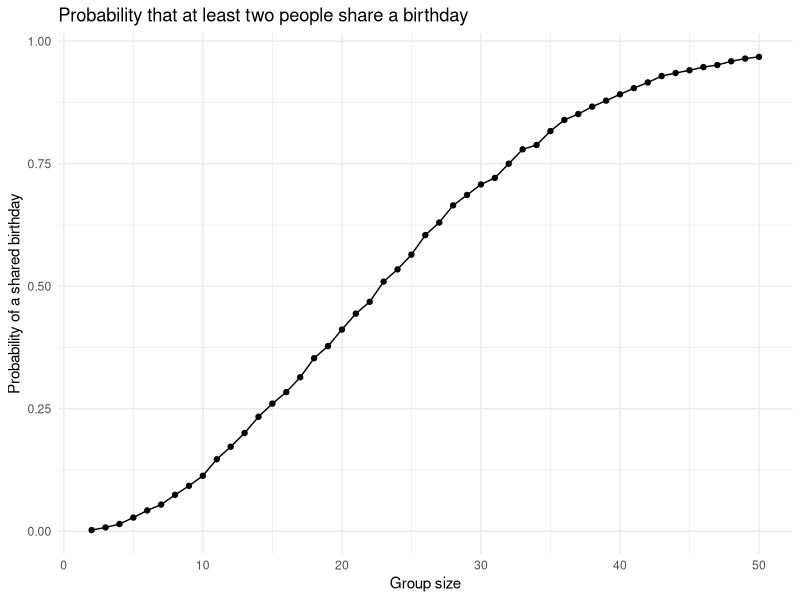

The R source for this figure: (Note: this script raises an error after producing the figure.)
## ---- chunk 1
library(tidyverse)

knitr::opts_chunk$set(
  fig.width = 6,
  fig.asp = .6,
  out.width = "90%"
)

theme_set(theme_minimal() + theme(legend.position = "bottom"))

options(
  ggplot2.continuous.colour = "viridis",
  ggplot2.continuous.fill = "viridis"
)

scale_colour_discrete = scale_colour_viridis_d
scale_fill_discrete = scale_fill_viridis_d
## ---- chunk 2
birthday_repeated = function(n_room) {

  birthdays = sample(1:365, size = n_room, replace = TRUE)

  repeated_bday = length(unique(birthdays)) < n_room

  repeated_bday

}
## ---- chunk 3
birthday_repeated(10)
## ---- chunk 4
birthday_results_df =
  expand_grid(
    number_of_people = 2:50,
    iter = 1:10000
  ) |>
  mutate(
    repeated = map_lgl(number_of_people, birthday_repeated)
  ) |>
  group_by(number_of_people) |>
  summarize(prob_of_repeat = mean(repeated))
## ---- chunk 5
birthday_results_df |>
  ggplot(aes(x = number_of_people, y = prob_of_repeat)) +
  geom_point() +
  geom_line() +
  labs(
    title = "Probability that at least two people share a birthday",
    x = "Group size",
    y = "Probability of a shared birthday"
  )
## ---- chunk 6
first_over_half =
  birthday_results_df |>
  filter(prob_of_repeat > 0.5) |>
  pull(number_of_people) |>
  min()

prob_23 =
  birthday_results_df |>
  filter(number_of_people == 23) |>
  pull(prob_of_repeat)

prob_50 =
  birthday_results_df |>
  filter(number_of_people == 50) |>
  pull(prob_of_repeat)
## ---- chunk 7
study_df = 
  tibble(
    files = list.files("data/"),
    path = str_c("data/", files)
  ) |> 
  mutate(data = map(path, read_csv, show_col_types = FALSE)) |> 
  unnest(data) |> 
  mutate(files = str_remove(files, ".csv")) |> 
  separate(files, into = c("arm", "subject_id"), sep = "_") |> 
  mutate(
    arm = case_match(
      arm, 
      "con" ~ "control", 
      "exp" ~ "experimental"
    )
  ) |> 
  pivot_longer(
    week_1:week_8,
    names_to = "week",
    names_prefix = "week_",
    values_to = "observation"
  ) |> 
  mutate(week = as.numeric(week)) |> 
  select(arm, subject_id, week, observation)

study_df
## ---- chunk 8
study_df |>
  ggplot(aes(x = week, y = observation, group = str_c(arm, subject_id), color = arm)) +
  geom_line() +
  geom_point(alpha = .5) +
  scale_color_viridis_d((end = 0.9)) +
  labs(
    title = "Observations on each subject over time",
    x = "Week",
    y = "Observation",
    color = "Arm"
  )

arm_means_df = 
  study_df |> 
  filter(week %in% c(1, 8)) |> 
  group_by(arm, week) |> 
  summarize(mean_obs = mean(observation), .groups = "drop")

con_wk1 = arm_means_df |> 
  filter(arm == "control", week == 1) |>
  pull(mean_obs)

con_wk8 = arm_means_df |> 
  filter(arm == "control", week == 8) |> 
  pull(mean_obs)

exp_wk1 = arm_means_df |> 
  filter(arm == "experimental", week == 1) |> 
  pull(mean_obs)

exp_wk8 = arm_means_df |> 
  filter(arm == "experimental", week == 8) |> 
  pull(mean_obs)
## ---- chunk 9
sim_t_test = function(mu, n = 30, sigma = 5) {

  sim_data =
    tibble(
      x = rnorm(n, mean = mu, sd = sigma)
    )

  t.test(sim_data |> pull(x), mu = 0, conf.level = 0.95) |>
    broom::tidy() |>
    select(mu_hat = estimate, p_value = p.value)

}
## ---- chunk 10
sim_t_test(mu = 0)
## ---- chunk 11
sim_results_df =
  expand_grid(
    true_mu = 0:6,
    iter = 1:5000
  ) |>
  mutate(
    est_df = map(true_mu, sim_t_test)
  ) |>
  unnest(est_df) |>
  mutate(rejected = p_value < 0.05)
## ---- chunk 12
power_df =
  sim_results_df |>
  group_by(true_mu) |>
  summarize(power = mean(rejected))

power_df |>
  ggplot(aes(x = true_mu, y = power)) +
  geom_point() +
  geom_line() +
  labs(
    title = "Power of the one-sample t-test by true mean",
    x = "True value of mu",
    y = "Proportion of times the null was rejected"
  )
## ---- chunk 13
all_est_df = 
  sim_results_df |> 
  group_by(true_mu) |> 
  summarize(avg_mu_hat = mean(mu_hat)) |> 
  mutate(samples = "All samples")

rejected_est_df = 
  sim_results_df |> 
  filter(rejected) |> 
  group_by(true_mu) |> 
  summarize(avg_mu_hat = mean(mu_hat)) |> 
  mutate(samples = "Only samples where null was rejected")

avg_est_df = 
  bind_rows(all_est_df, rejected_est_df)

avg_est_df |> 
  ggplot(aes(x = true_mu, y = avg_mu_hat, color = samples)) + 
  geom_point() + 
  geom_line() + 
  labs(
    title = "Average estimate of mu by true value of mu",
    x = "True value of mu",
    y = "Average estimate of mu",
    color = ""
  )
